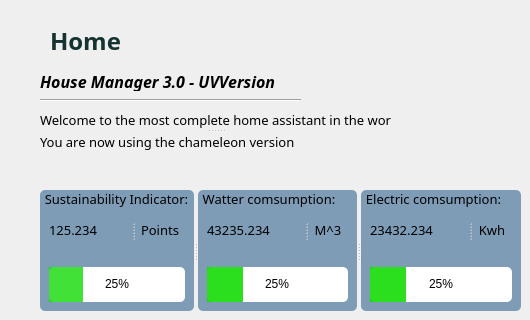
        <widget class="QWidget" name="CHHome_2">
         <property name="sizePolicy">
          <sizepolicy hsizetype="Expanding" vsizetype="Expanding">
           <horstretch>0</horstretch>
           <verstretch>0</verstretch>
          </sizepolicy>
         </property>
         <widget class="Line" name="line">
          <property name="geometry">
           <rect>
            <x>40</x>
            <y>90</y>
            <width>261</width>
            <height>21</height>
           </rect>
          </property>
          <property name="statusTip">
           <string notr="true"/>
          </property>
          <property name="whatsThis">
           <string notr="true"/>
          </property>
          <property name="styleSheet">
           <string notr="true">QLineEdit {
	border-color: rgb(170, 0, 0);
  color: red;
}</string>
          </property>
          <property name="orientation">
           <enum>Qt::Horizontal</enum>
          </property>
         </widget>
         <widget class="QSplitter" name="splitter_2">
          <property name="geometry">
           <rect>
            <x>40</x>
            <y>110</y>
            <width>352</width>
            <height>41</height>
           </rect>
          </property>
          <property name="orientation">
           <enum>Qt::Vertical</enum>
          </property>
          <widget class="QLabel" name="label_26">
           <property name="font">
            <font>
             <family>Swis721 WGL4 BT</family>
             <pointsize>10</pointsize>
            </font>
           </property>
           <property name="text">
            <string>Welcome to the most complete home assistant in the world!</string>
           </property>
          </widget>
          <widget class="QLabel" name="label_25">
           <property name="font">
            <font>
             <family>Swis721 WGL4 BT</family>
             <pointsize>10</pointsize>
            </font>
           </property>
           <property name="text">
            <string>You are now using the chameleon version</string>
           </property>
          </widget>
         </widget>
         <widget class="QWidget" name="widget_4" native="true">
          <property name="geometry">
           <rect>
            <x>40</x>
            <y>20</y>
            <width>301</width>
            <height>71</height>
           </rect>
          </property>
          <widget class="QLabel" name="label_15">
           <property name="geometry">
            <rect>
             <x>0</x>
             <y>50</y>
             <width>291</width>
             <height>22</height>
            </rect>
           </property>
           <property name="sizePolicy">
            <sizepolicy hsizetype="Minimum" vsizetype="Preferred">
             <horstretch>0</horstretch>
             <verstretch>0</verstretch>
            </sizepolicy>
           </property>
           <property name="font">
            <font>
             <family>Swis721 WGL4 BT</family>
             <pointsize>12</pointsize>
             <weight>75</weight>
             <italic>true</italic>
             <bold>true</bold>
            </font>
           </property>
           <property name="text">
            <string>House Manager 3.0 - UVVersion</string>
           </property>
           <property name="alignment">
            <set>Qt::AlignLeading|Qt::AlignLeft|Qt::AlignVCenter</set>
           </property>
          </widget>
          <widget class="QLabel" name="label_19">
           <property name="geometry">
            <rect>
             <x>0</x>
             <y>0</y>
             <width>91</width>
             <height>41</height>
            </rect>
           </property>
           <property name="sizePolicy">
            <sizepolicy hsizetype="Maximum" vsizetype="Preferred">
             <horstretch>0</horstretch>
             <verstretch>0</verstretch>
            </sizepolicy>
           </property>
           <property name="font">
            <font>
             <family>Swis721 WGL4 BT</family>
             <pointsize>18</pointsize>
             <weight>75</weight>
             <bold>true</bold>
            </font>
           </property>
           <property name="styleSheet">
            <string notr="true">color:#143331;</string>
           </property>
           <property name="text">
            <string>Home</string>
           </property>
           <property name="alignment">
            <set>Qt::AlignCenter</set>
           </property>
          </widget>
         </widget>
         <widget class="QSplitter" name="splitter">
          <property name="geometry">
           <rect>
            <x>40</x>
            <y>190</y>
            <width>481</width>
            <height>121</height>
           </rect>
          </property>
          <property name="orientation">
           <enum>Qt::Horizontal</enum>
          </property>
          <widget class="QGroupBox" name="groupBox">
           <property name="font">
            <font>
             <family>Swis721 WGL4 BT</family>
             <pointsize>10</pointsize>
             <weight>50</weight>
             <italic>false</italic>
             <bold>false</bold>
             <underline>false</underline>
             <strikeout>false</strikeout>
             <kerning>true</kerning>
            </font>
           </property>
           <property name="styleSheet">
            <string notr="true">QGroupBox {
	background:#7E9CB6;
    border: 0px solid gray;
    border-radius: 5px;
    margin-top: 1.5em;
}

QGroupBox::title {
    subcontrol-origin: margin;
        padding: 0 3px 0 3px;
}</string>
           </property>
           <property name="title">
            <string>Sustainability Indicator:</string>
           </property>
           <property name="alignment">
            <set>Qt::AlignLeading|Qt::AlignLeft|Qt::AlignTop</set>
           </property>
           <property name="flat">
            <bool>false</bool>
           </property>
           <property name="checkable">
            <bool>false</bool>
           </property>
           <layout class="QVBoxLayout" name="verticalLayout_5">
            <item>
             <widget class="QSplitter" name="splitter_3">
              <property name="orientation">
               <enum>Qt::Horizontal</enum>
              </property>
              <widget class="QLabel" name="label_3">
               <property name="font">
                <font>
                 <family>Swis721 WGL4 BT</family>
                 <pointsize>10</pointsize>
                </font>
               </property>
               <property name="text">
                <string>125.234</string>
               </property>
              </widget>
              <widget class="QLabel" name="label_2">
               <property name="maximumSize">
                <size>
                 <width>50</width>
                 <height>16777215</height>
                </size>
               </property>
               <property name="font">
                <font>
                 <family>Swis721 WGL4 BT</family>
                 <pointsize>10</pointsize>
                </font>
               </property>
               <property name="text">
                <string>Points</string>
               </property>
               <property name="alignment">
                <set>Qt::AlignCenter</set>
               </property>
              </widget>
             </widget>
            </item>
            <item>
             <widget class="QProgressBar" name="sustain_bar">
              <property name="minimumSize">
               <size>
                <width>0</width>
                <height>35</height>
               </size>
              </property>
              <property name="styleSheet">
               <string notr="true">
QProgressBar {
    border: 0px solid grey;
    border-radius: 5px;/*radio de las esquinas*/
	text-align: center;
	font: 10pt &quot;Swis721 WGL4 BT&quot;;
}
QProgressBar::chunk {
background-color: rgba(19, 218, 5, 80%);
}

QProgressBar::chunk[p_val=&quot;one&quot;]{
	background-color: rgba(19, 218, 5, 80%);
}
QProgressBar::chunk[p_val=&quot;two&quot;]{
	background-color: rgba(179, 255, 0, 80%);
}
QProgressBar::chunk[p_val=&quot;three&quot;]{
	background-color:rgba(255, 157, 0, 80%);
}
QProgressBar::chunk[p_val=&quot;four&quot;]{
	background-color:rgba(255, 0, 0, 80%);
}</string>
              </property>
              <property name="value">
               <number>25</number>
              </property>
             </widget>
            </item>
           </layout>
          </widget>
          <widget class="QGroupBox" name="groupBox_2">
           <property name="font">
            <font>
             <family>Swis721 WGL4 BT</family>
             <pointsize>10</pointsize>
             <weight>50</weight>
             <italic>false</italic>
             <bold>false</bold>
            </font>
           </property>
           <property name="styleSheet">
            <string notr="true">QGroupBox {
	background:#7E9CB6;
    border: 0px solid gray;
    border-radius: 5px;
    margin-top: 1.5em;
}

QGroupBox::title {
    subcontrol-origin: margin;
        padding: 0 3px 0 3px;
}</string>
           </property>
           <property name="title">
            <string>Watter comsumption:</string>
           </property>
           <property name="alignment">
            <set>Qt::AlignLeading|Qt::AlignLeft|Qt::AlignTop</set>
           </property>
           <property name="flat">
            <bool>false</bool>
           </property>
           <property name="checkable">
            <bool>false</bool>
           </property>
           <layout class="QVBoxLayout" name="verticalLayout_7">
            <item>
             <widget class="QSplitter" name="splitter_4">
              <property name="orientation">
               <enum>Qt::Horizontal</enum>
              </property>
              <widget class="QLabel" name="label_4">
               <property name="font">
                <font>
                 <family>Swis721 WGL4 BT</family>
                 <pointsize>10</pointsize>
                </font>
               </property>
               <property name="text">
                <string>43235.234</string>
               </property>
              </widget>
              <widget class="QLabel" name="label_6">
               <property name="maximumSize">
                <size>
                 <width>40</width>
                 <height>16777215</height>
                </size>
               </property>
               <property name="font">
                <font>
                 <family>Swis721 WGL4 BT</family>
                 <pointsize>10</pointsize>
                </font>
               </property>
               <property name="text">
                <string>M^3</string>
               </property>
               <property name="alignment">
                <set>Qt::AlignCenter</set>
               </property>
              </widget>
             </widget>
            </item>
            <item>
             <widget class="QProgressBar" name="watter_bar">
              <property name="minimumSize">
               <size>
                <width>0</width>
                <height>35</height>
               </size>
              </property>
              <property name="styleSheet">
               <string notr="true">
QProgressBar {
    border: 0px solid grey;
    border-radius: 5px;
	text-align: center;
	font: 10pt &quot;Swis721 WGL4 BT&quot;;
}
QProgressBar::chunk {
background: rgba(19, 218, 5, 90%);
width: 4px;
border-radius: 4px; /*radio de las esquinas*/
}</string>
              </property>
              <property name="value">
               <number>25</number>
              </property>
             </widget>
            </item>
           </layout>
          </widget>
          <widget class="QGroupBox" name="groupBox_3">
           <property name="font">
            <font>
             <family>Swis721 WGL4 BT</family>
             <pointsize>10</pointsize>
             <weight>50</weight>
             <italic>false</italic>
             <bold>false</bold>
            </font>
           </property>
           <property name="styleSheet">
            <string notr="true">QGroupBox {
	background:#7E9CB6;
    border: 0px solid gray;
    border-radius: 5px;
    margin-top: 1.5em;
}

QGroupBox::title {
    subcontrol-origin: margin;
        padding: 0 3px 0 3px;
}</string>
           </property>
           <property name="title">
            <string>Electric comsumption:</string>
           </property>
           <property name="alignment">
            <set>Qt::AlignLeading|Qt::AlignLeft|Qt::AlignTop</set>
           </property>
           <property name="flat">
            <bool>false</bool>
           </property>
           <property name="checkable">
            <bool>false</bool>
           </property>
           <layout class="QVBoxLayout" name="verticalLayout_8">
            <item>
             <widget class="QSplitter" name="splitter_5">
              <property name="orientation">
               <enum>Qt::Horizontal</enum>
              </property>
              <widget class="QLabel" name="label_8">
               <property name="font">
                <font>
                 <family>Swis721 WGL4 BT</family>
                 <pointsize>10</pointsize>
                </font>
               </property>
               <property name="text">
                <string>23432.234</string>
               </property>
              </widget>
              <widget class="QLabel" name="label_9">
               <property name="maximumSize">
                <size>
                 <width>40</width>
                 <height>16777215</height>
                </size>
               </property>
               <property name="font">
                <font>
                 <family>Swis721 WGL4 BT</family>
                 <pointsize>10</pointsize>
                </font>
               </property>
               <property name="text">
                <string>Kwh</string>
               </property>
               <property name="alignment">
                <set>Qt::AlignCenter</set>
               </property>
              </widget>
             </widget>
            </item>
            <item>
             <widget class="QProgressBar" name="electric_bar">
              <property name="minimumSize">
               <size>
                <width>0</width>
                <height>35</height>
               </size>
              </property>
              <property name="styleSheet">
               <string notr="true">
QProgressBar {
    border: 0px solid grey;
    border-radius: 5px;
	text-align: center;
	font: 10pt &quot;Swis721 WGL4 BT&quot;;
}
QProgressBar::chunk {
background: rgba(19, 218, 5, 90%);
width: 4px;
border-radius: 4px; /*radio de las esquinas*/
}</string>
              </property>
              <property name="value">
               <number>25</number>
              </property>
             </widget>
            </item>
           </layout>
          </widget>
         </widget>
        </widget>
